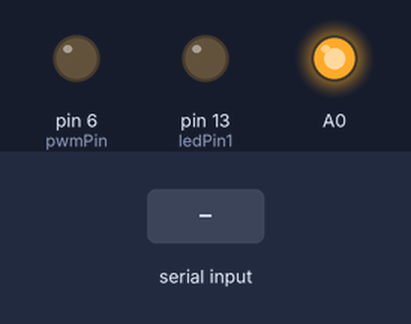
Bench run of a sketch on a simulated Arduino Uno, built with avr-gcc and run on an emulated ATmega328P. Shown: output pins drawn as LEDs (lit = HIGH). The test bench sets the inputs (shaded band).

Above: at 4.2 s.
4.3 s: "L2:\n" received over Serial
At 5.3 s:
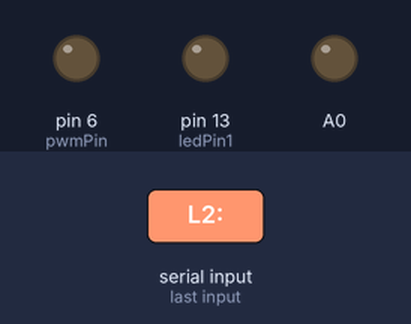
5.8 s: "B:90\n" received over Serial
At 6.5 s:
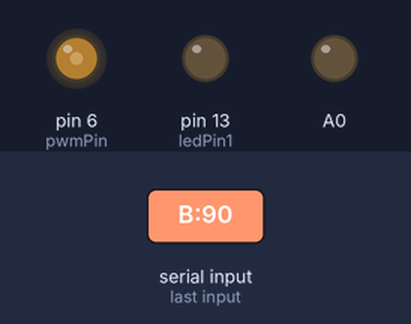
Timing chart, 0 to 8.8 s (numbered marks = the images above; inputs shaded):
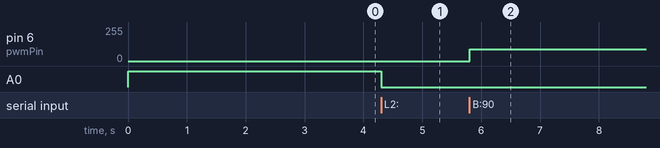

The sketch:

hlight.ino
```cpp
const int ledPin1 = 13;  // Pin for LED 1
//const int ledPin2 = A0;  // Pin for LED 2
const int pwmPin = 6;   // Pin for PWM (brightness control)

void setup() {
  pinMode(ledPin1, OUTPUT);
  pinMode(A0, OUTPUT);
  pinMode(pwmPin, OUTPUT);
  digitalWrite(A0,HIGH);
  delay(3000);
  Serial.begin(9600);
}

void loop() {
  if (Serial.available() > 0) {
    String command = Serial.readStringUntil('\n');

    if (command.startsWith("L1:")) {
      digitalWrite(ledPin1, command.endsWith("on") ? HIGH : LOW);
    }
    if (command.startsWith("L2:")) {
      digitalWrite(A0, command.endsWith("on") ? HIGH : LOW);
    }
    if (command.startsWith("B:")) {
      int brightness = command.substring(2).toInt();
      analogWrite(pwmPin, brightness);
    }
  }
}
```

Measured:
- after the input at 4.3 s, A0: HIGH → LOW at once
- after the input at 5.8 s, pin 6 (pwmPin): 0/255 → 90/255 at once
